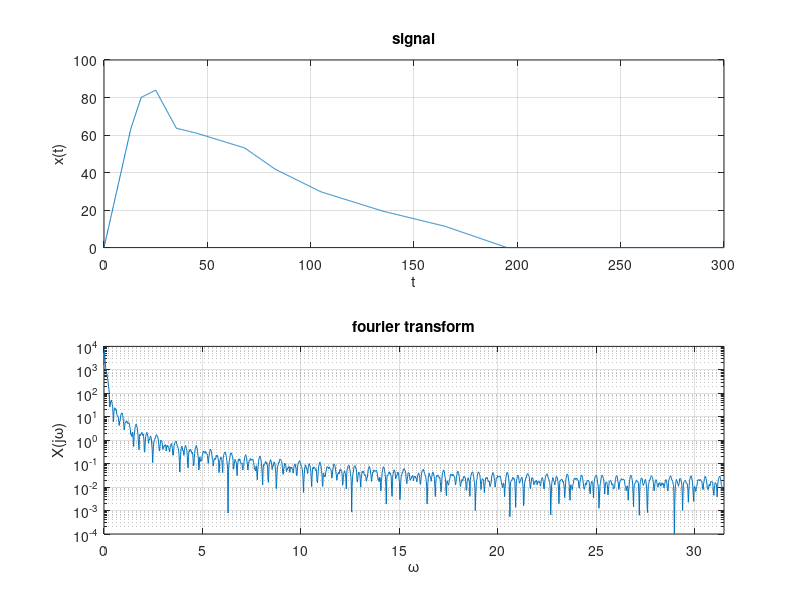

MATLAB code to generate this figure:
load('exercise2.mat')

N = length(x);

X = ifftshift(T*fft(x));

w = (-round((N-1)/2):round(N/2)-1) *2*pi/(N*T);

figure
subplot(2, 1, 1)
plot(t, x)
grid on
xlabel('t')
ylabel('x(t)')
title('signal')

subplot(2, 1, 2)
semilogy(w, abs(X))
grid on
xlabel('\omega')
ylabel('X(j\omega)')
title('fourier transform')
xlim([0 31.5])
